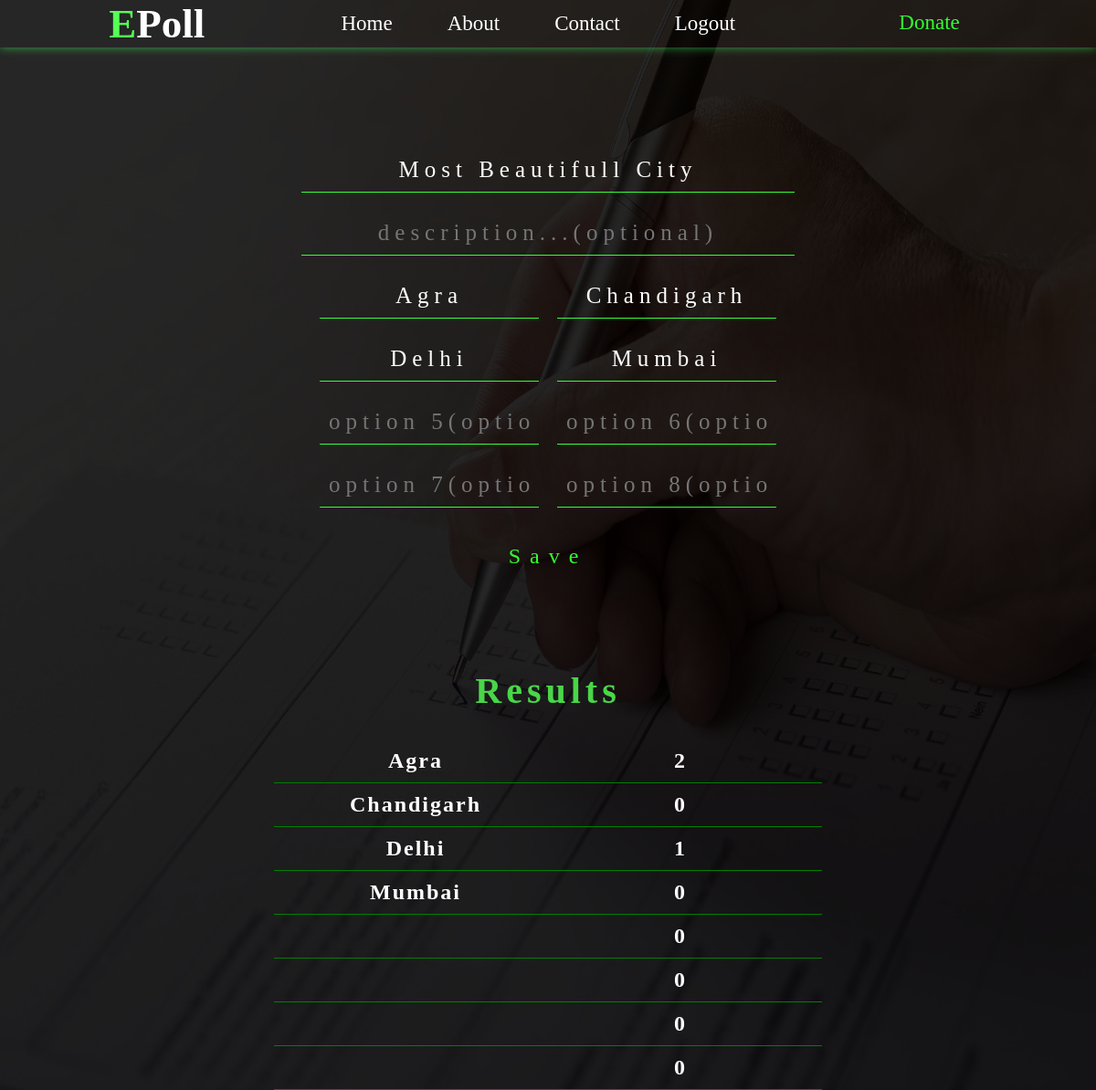
/detail/6 (signed in), run on the app's committed database.
### pollapp/models.py (models this page shows, shortened)
class Polls(models.Model):
    user=models.ForeignKey(User,on_delete=models.CASCADE)
    title=models.CharField(max_length=100)
    decription=models.TextField(max_length=500,blank=True)
    create_time=models.DateTimeField(auto_now_add=True)
    option1=models.CharField(max_length=200)
    option2=models.CharField(max_length=200)
    option3=models.CharField(max_length=200,blank=True,default="None")
    option4=models.CharField(max_length=200,blank=True,default="None")
    option5=models.CharField(max_length=200,blank=True,default="None")
    option6=models.CharField(max_length=200,blank=True,default="None")
    option7=models.CharField(max_length=200,blank=True,default="None")
    option8=models.CharField(max_length=200,blank=True,default="None")
    option1_count=models.IntegerField(default=0)
    option2_count=models.IntegerField(default=0)
    option3_count=models.IntegerField(default=0)
    option4_count=models.IntegerField(default=0)
    option5_count=models.IntegerField(default=0)
    option6_count=models.IntegerField(default=0)
    option7_count=models.IntegerField(default=0)
    option8_count=models.IntegerField(default=0)
    class Meta:
        ordering = ('-create_time',)

### pollapp/views.py (the view)
# urls.py: path('detail/<int:id>',views.detail),
@login_required(login_url='/registrations')
def detail(requests, id=None):
    if id == None:
        context = {}
        pass
    else:
        required_object = Polls.objects.get(id=id)
        context = {'poll': required_object}
    return render(requests, 'detail_edit_poll.html', context)

### templates/detail_edit_poll.html (shortened to what this page needs)
{% extends "base.html" %}
{% load static  %}
    {% block css %}
    <link rel="stylesheet" href="{% static 'css/detail_edit_poll.css' %}">
    {% endblock css %}
    {% block content %}
    <img class="background" src="{% static 'images/background1.jpg' %}" alt="">
    {% if poll %}
    <form action="/save_exist/{{poll.id}}" class="edit_form">
        <input class="question" name="question" type="text" required placeholder="Write Question here...."
            value="{{poll.title|title}}">
        <input class="description" name="decription" placeholder="description...(optional)" value="{{poll.decription}}">
        <input type="text" name="option1" placeholder="option 1" required value="{{poll.option1}}" d>
        <input type="text" name="option2" placeholder="option 2" required value="{{poll.option2}}">
        <input type="text" name="option3" placeholder="option 3(optional)" value="{{poll.option3}}">
        <input type="text" name="option4" placeholder="option 4(optional)" value="{{poll.option4}}">
        <input type="text" name="option5" placeholder="option 5(optional)" value="{{poll.option5}}">
        <input type="text" name="option6" placeholder="option 6(optional)" value="{{poll.option6}}">
        <input type="text" name="option7" placeholder="option 7(optional)" value="{{poll.option7}}">
        <input type="text" name="option8" placeholder="option 8(optional)" value="{{poll.option8}}">
        <button class="save_btn" type="submit" href="">Save</button>
    </form>
    {% endif %}
    <div class="results">
        <h1>Results</h1>
        <div class="option_line">
            <h2>{{poll.option1}}</h2>
            <h2>{{poll.option1_count}}</h2>
        </div>
        <div class="option_line">
            <h2>{{poll.option2}}</h2>
            <h2>{{poll.option2_count}}</h2>
        </div>
        <div class="option_line">
            <h2>{{poll.option3}}</h2>
            <h2>{{poll.option3_count}}</h2>
        </div>
        <div class="option_line">
            <h2>{{poll.option4}}</h2>
            <h2>{{poll.option4_count}}</h2>
        </div>
        <div class="option_line">
            <h2>{{poll.option5}}</h2>
            <h2>{{poll.option5_count}}</h2>
        </div>
        <div class="option_line">
            <h2>{{poll.option6}}</h2>
            <h2>{{poll.option6_count}}</h2>
        </div>
        <div class="option_line">
            <h2>{{poll.option7}}</h2>
            <h2>{{poll.option7_count}}</h2>
        </div>
        <div class="option_line">
            <h2>{{poll.option8}}</h2>
            <h2>{{poll.option8_count}}</h2>
        </div>
    </div>
    {% endblock content %}

### static/css/base.css (style rules this page uses)
* { margin: 0px; padding: 0px; box-sizing: border-box; font-family: serif; }
body { background-color: black; animation: fade 2s ease 1; }

### static/css/detail_edit_poll.css (style rules this page uses)
* { margin: 0; padding: 0; box-sizing: border-box; }
.edit_form { width: 50%; margin: 100px auto; text-align: center; display: flex; flex-wrap: wrap; justify-content: center; }
.edit_form input { width: 40%; padding: 10px; font-size: 25px; margin: 10px; color: white; border: none; border-bottom: rgb(53, 255, 53) 1px solid; outline: none; background: transparent; letter-spacing: 6px; text-align: center; }
.edit_form .question { width: 90%; }
.edit_form .description { padding: 10px; width: 90%; }
.edit_form .save_btn { display: inline-block; width: 50%; padding: 10px; text-align: center; font-size: 24px; color: rgb(53, 255, 53); text-decoration: none; letter-spacing: 10px; transition: 0.4s; background: transparent; cursor: pointer; border: none; margin-top: 20px; }
body { background-color: black; animation: fade 2s ease 1; overflow-x: hidden; }
.results { margin: 0px auto; width: 50%; text-align: center; color: white; letter-spacing: 2px; font-family: serif; }
.results h1 { color: rgb(73, 214, 73); letter-spacing: 5px; font-size: 40px; margin: 30px 0px; }
.option_line { padding: 10px; display: flex; justify-content: space-around; border-bottom: solid 1px green; }
.option_line h2 { width: 400px; }
.background { position: absolute; top: 0; left: 0; width: 100%; height: 100%; opacity: 0.15; z-index: -789; }

### data on the page
Polls: question "Most Beautifull City", option1 "Agra", option2 "Chandigarh", option3 "Delhi", option4 "Mumbai", option1_count "2", option2_count "0", option3_count "1", option4_count "0", option5_count "0", option6_count "0", option7_count "0", option8_count "0"
